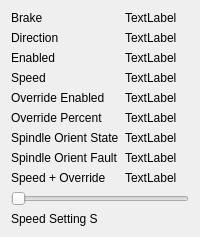
          <widget class="QWidget" name="tab_25">
           <attribute name="title">
            <string>7</string>
           </attribute>
           <layout class="QGridLayout" name="gridLayout_41">
            <item row="3" column="0">
             <widget class="QLabel" name="label_109">
              <property name="text">
               <string>Speed</string>
              </property>
             </widget>
            </item>
            <item row="5" column="1">
             <widget class="QLabel" name="spindle_override_7_lb">
              <property name="text">
               <string>TextLabel</string>
              </property>
             </widget>
            </item>
            <item row="2" column="1">
             <widget class="QLabel" name="spindle_enabled_7_lb">
              <property name="text">
               <string>TextLabel</string>
              </property>
             </widget>
            </item>
            <item row="3" column="1">
             <widget class="QLabel" name="spindle_speed_7_lb">
              <property name="text">
               <string>TextLabel</string>
              </property>
             </widget>
            </item>
            <item row="6" column="0">
             <widget class="QLabel" name="label_134">
              <property name="text">
               <string>Spindle Orient State</string>
              </property>
             </widget>
            </item>
            <item row="5" column="0">
             <widget class="QLabel" name="label_105">
              <property name="text">
               <string>Override Percent</string>
              </property>
             </widget>
            </item>
            <item row="7" column="1">
             <widget class="QLabel" name="spindle_orient_fault_7_lb">
              <property name="text">
               <string>TextLabel</string>
              </property>
             </widget>
            </item>
            <item row="4" column="1">
             <widget class="QLabel" name="spindle_override_enabled_7_lb">
              <property name="text">
               <string>TextLabel</string>
              </property>
             </widget>
            </item>
            <item row="4" column="0">
             <widget class="QLabel" name="label_121">
              <property name="text">
               <string>Override Enabled</string>
              </property>
             </widget>
            </item>
            <item row="8" column="1">
             <widget class="QLabel" name="spindle_cmd_speed_7_lb">
              <property name="text">
               <string>TextLabel</string>
              </property>
             </widget>
            </item>
            <item row="0" column="1">
             <widget class="QLabel" name="spindle_brake_7_lb">
              <property name="text">
               <string>TextLabel</string>
              </property>
             </widget>
            </item>
            <item row="8" column="0">
             <widget class="QLabel" name="label_106">
              <property name="text">
               <string>Speed + Override</string>
              </property>
             </widget>
            </item>
            <item row="1" column="1">
             <widget class="QLabel" name="spindle_direction_7_lb">
              <property name="text">
               <string>TextLabel</string>
              </property>
             </widget>
            </item>
            <item row="10" column="0">
             <widget class="QLabel" name="label_111">
              <property name="text">
               <string>Speed Setting S</string>
              </property>
             </widget>
            </item>
            <item row="2" column="0">
             <widget class="QLabel" name="label_107">
              <property name="text">
               <string>Enabled</string>
              </property>
             </widget>
            </item>
            <item row="6" column="1">
             <widget class="QLabel" name="spindle_orient_state_7_lb">
              <property name="text">
               <string>TextLabel</string>
              </property>
             </widget>
            </item>
            <item row="0" column="0">
             <widget class="QLabel" name="label_108">
              <property name="text">
               <string>Brake</string>
              </property>
             </widget>
            </item>
            <item row="7" column="0">
             <widget class="QLabel" name="label_141">
              <property name="text">
               <string>Spindle Orient Fault</string>
              </property>
             </widget>
            </item>
            <item row="1" column="0">
             <widget class="QLabel" name="label_110">
              <property name="text">
               <string>Direction</string>
              </property>
             </widget>
            </item>
            <item row="9" column="0" colspan="2">
             <widget class="QSlider" name="spindle_override_7_sl">
              <property name="maximum">
               <number>100</number>
              </property>
              <property name="orientation">
               <enum>Qt::Horizontal</enum>
              </property>
             </widget>
            </item>
           </layout>
          </widget>
